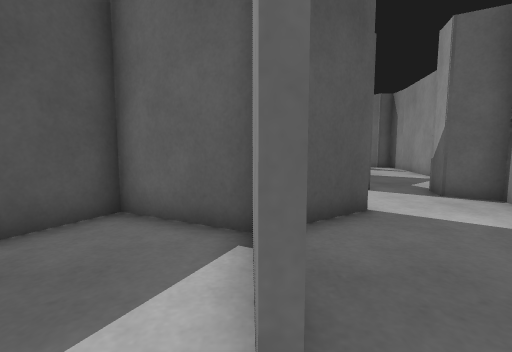
view 1 (above)

17 first-person views from a walk through a Gazebo world. The camera is 0.72 m above the floor, tilts 6° down and sees 85° across. The floor is counted in squares, 0.5 m on a side. Each view is taken from the middle of a square. On the plan, view 1 faces up. The plan holds only what a view shows up to about 14 squares ahead; the rest is blank. The place goes on beyond the plan. The robots in the file are not drawn.

view 2
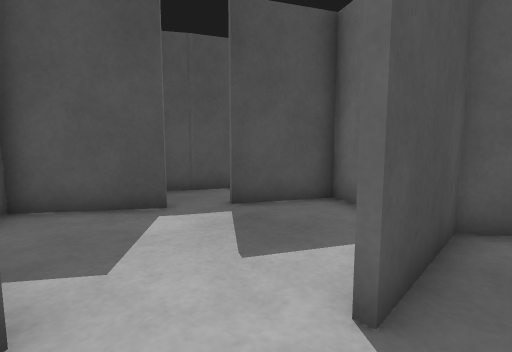

view 3
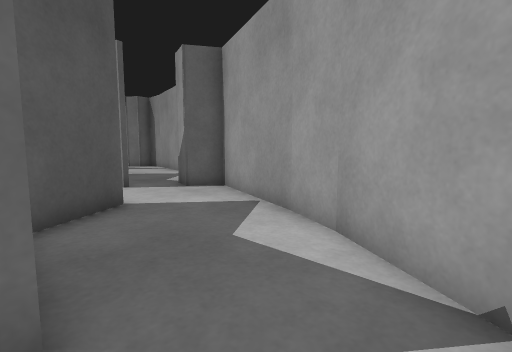

view 4
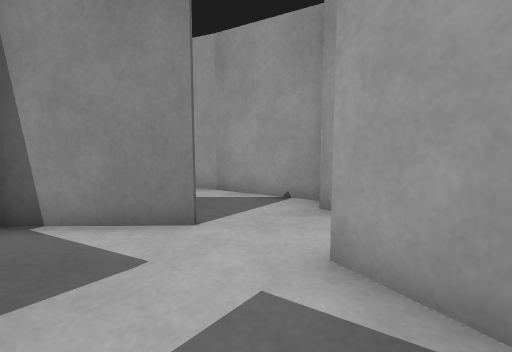

view 5
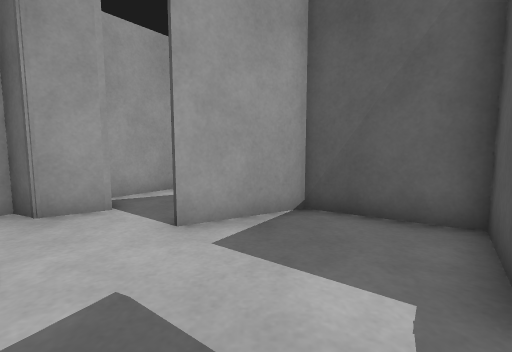

view 6
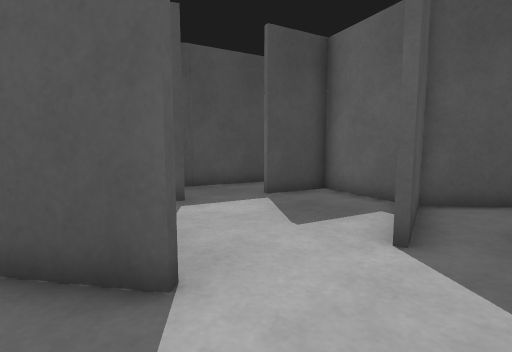

view 7
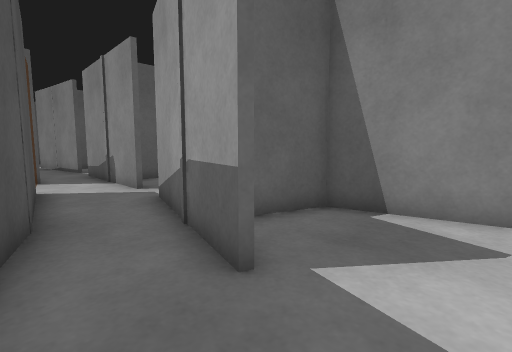

view 8
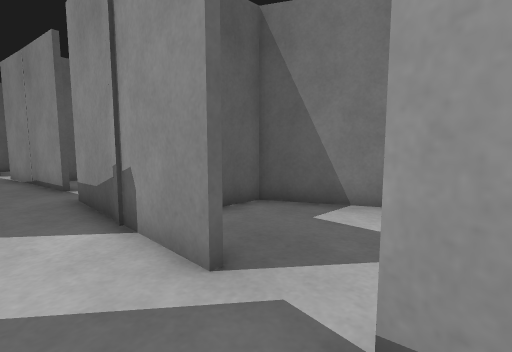

view 9
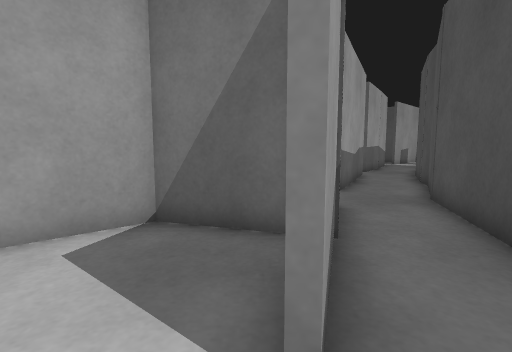

view 10
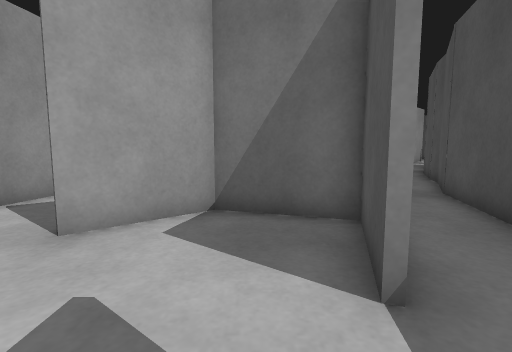

view 11
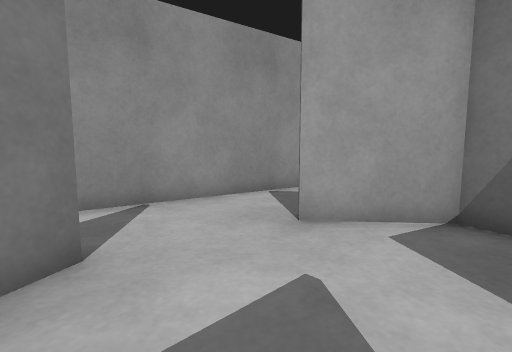

view 12
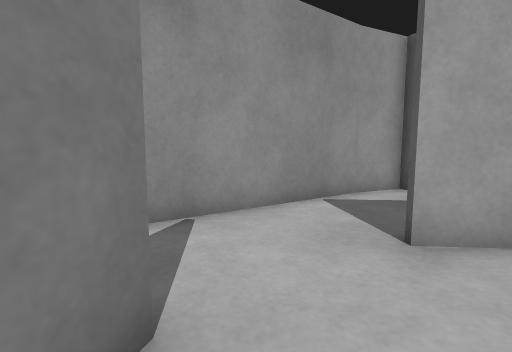

view 13
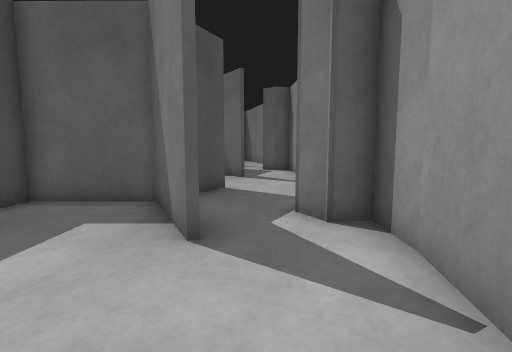

view 14
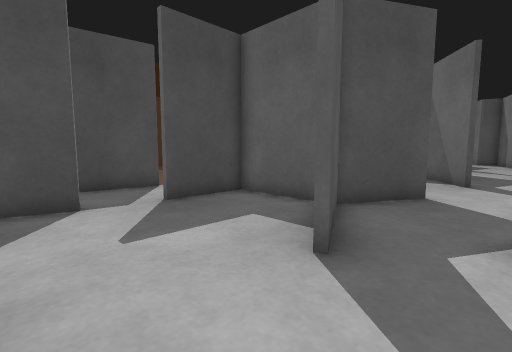

view 15
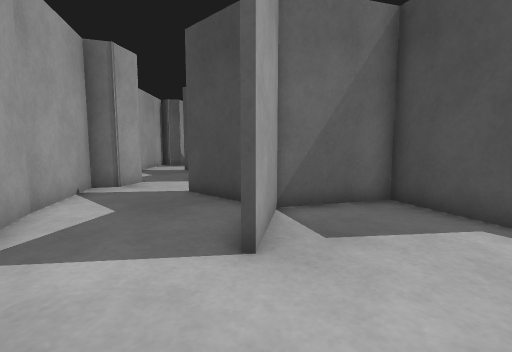

view 16
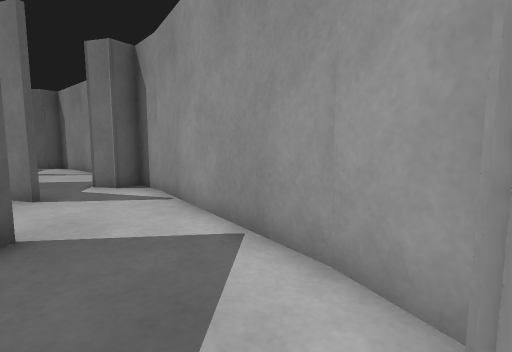

view 17
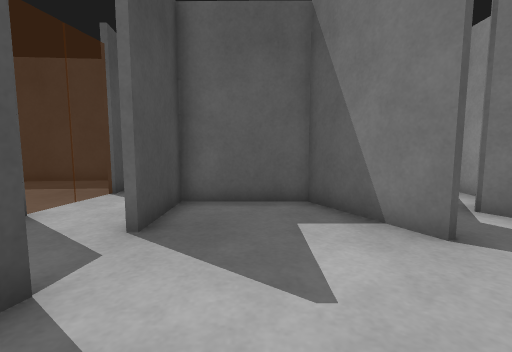

### Floor plan
Ten units are one square. View 1 is at (0, 0); x grows to the right and y downward. Boxes are objects, and circles mark ways between rooms. Rooms are numbered by the first view taken in them; rooms with no view inside come last. Other rooms are left out.
<svg viewBox="-74 -241 173 270">
<path fill="none" stroke="#000" d="M0 -11 -1 -47M-50 -22 -69 6 -41 24 -15 9M2 23 14 15M-1 -46 -31 -61M-31 -59 -44 -34M1 -47 2 -11M42 -12 50 -29M50 -27 59 -52M26 -63 1 -46M14 15 22 19 43 -14M-10 -113 7 -167M-15 -90 -31 -59M-1 -135 -8 -112M36 -91 29 -125M-38 -106 -52 -78M30 -125 -4 -136M-30 -63 0 -47 24 -64M-24 -151 -38 -103M-53 -79 -58 -65M-57 -68 -69 -42M59 -52 67 -72 54 -80 57 -92M-45 -37 -17 -91M8 -186 8 -196M-18 -195 -25 -148M9 -166 -1 -136M55 -190 44 -212M29 -126 52 -147M45 -212 7 -213M-4 -138 31 -127M10 -213 10 -185M54 -145 31 -125 38 -92M60 -181 55 -190M92 -176 93 -193M84 -192 79 -201M79 -106 92 -178M93 -220 94 -228M72 -87 79 -107M58 -235 45 -213 61 -182M8 -196 8 -236M-14 -233 -13 -225"/>
<circle cx="0" cy="0" r="3" fill="#2a7"/>
<circle cx="-50" cy="-40" r="3" fill="#2a7"/>
<circle cx="40" cy="-50" r="3" fill="#2a7"/>
<circle cx="10" cy="-175" r="3" fill="#2a7"/>
<circle cx="50" cy="-90" r="3" fill="#2a7"/>
<circle cx="-5" cy="-190" r="3" fill="#2a7"/>
<circle cx="50" cy="-165" r="3" fill="#2a7"/>
<text x="-20" y="-10">1</text>
<text x="20" y="-30">2</text>
<text x="0" y="-100">3</text>
<text x="30" y="-170">4</text>
<text x="60" y="-160">5</text>
<text x="0" y="-210">6</text>
</svg>
Room 1 opens to room 2. Room 1 opens to room 3. Room 2 opens to room 3. Room 3 opens to room 4. Room 3 opens to room 5. Room 3 opens to room 6. Room 4 opens to room 5.

Where each view was taken, in squares from view 1:
view 1: 0 up, 0 right, facing up
view 2: 1 down, 1 right, facing up-left
view 3: 1 down, 0 right, facing up-right
view 4: 0 up, 5 left, facing right
view 5: 4 up, 3 left, facing down
view 6: 5 up, 5 right, facing up-left
view 7: 9 up, 3 left, facing up-right
view 8: 16 up, 1 left, facing up-right
view 9: 18 up, 1 right, facing down
view 10: 19 up, 2 right, facing down
view 11: 19 up, 2 right, facing down-right
view 12: 19 up, 4 right, facing down-right
view 13: 14 up, 7 right, facing up
view 14: 15 up, 8 right, facing up-left
view 15: 9 up, 5 right, facing down-left
view 16: 9 up, 5 right, facing up-right
view 17: 14 up, 3 right, facing up
